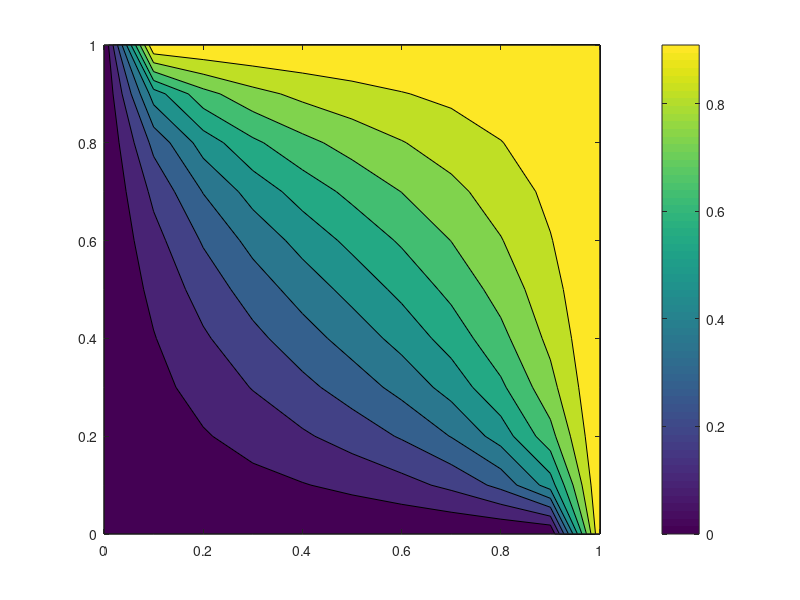
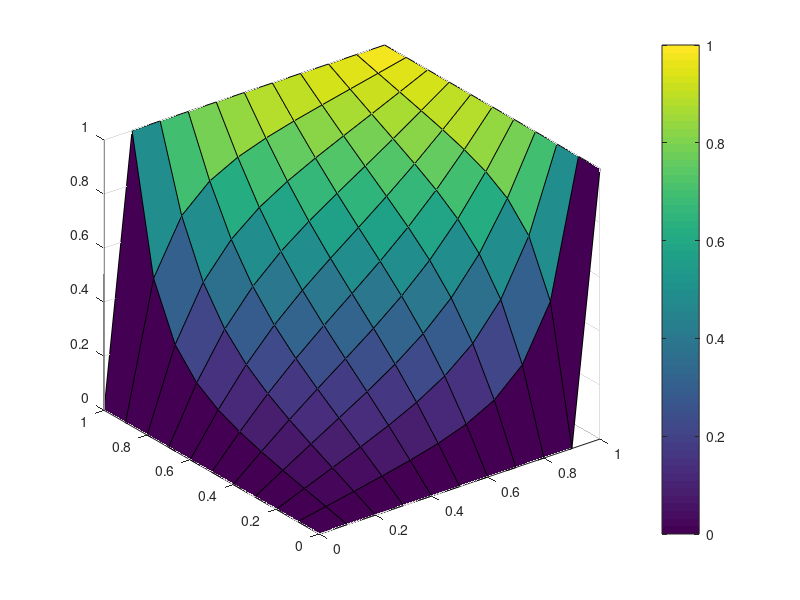

Reproduce these figures in MATLAB, in order.
clear
close all
clc

dx = 0.1;
dy = 0.1;
dt = 0.002;

x = 0:dx:1;
y = 0:dy:1;
t = 0:dt:.2;

u = zeros(length(x), length(y), length(t));

%EQ: ∂u/∂t = ∂2u/∂x2 + ∂2u/∂y2
%IC: u(x, y, 0) = 0;
%BC1: u(0, y, t) = 1;
%BC2: u(1, y, t) = 1;
%BC3: u(x, 0, t) = 1;
%BC4: u(x, 1, t) = 1;

% Discreted EQ:
% u(i, j, n+1) = λx * u(i+1, j, n) + λx * u(i-1, j, n) +
% λy * u(i, j+1, n) + λy * u(i, j-1, n) + 
% (1 - 2 * λx - 2 * λy) * u(i,j,n)
lamdaX = dt/dx^2;   % λx = dt/dx2
lamdaY = dt/dy^2;   % λy = dt/dy2

%% IC:
% because the value of u is already 0 at time 0, u(any, any, 1) = 0, we
% leave this field
% u(:, :, 1) = 0;
%% BC1:
u(1, :, :) = 0;
%% BC2:
u(end, :, :) = 1;
%% BC3:
u(:, 1, :) = 0;
%% BC4:
u(:, end, :) = 1;

for n = 1:length(t)-1
    for i = 2:length(x)-1
        for j = 2:length(y)-1
            %EQ:
            u(i, j, n+1) = lamdaX * (u(i+1, j, n) + u(i-1, j, n)) + ...
                lamdaY * (u(i, j+1, n) + u(i, j-1, n)) + ...
                (1 - 2 * lamdaX - 2 * lamdaY) * u(i, j, n);
        end
    end
    contourf(x, y, u(:, :, n))
    colorbar
    pause(0.05)
end

hold off
figure
[X, Y] = meshgrid(x, y);
surf(X, Y, u(:, :, end))
colorbar

